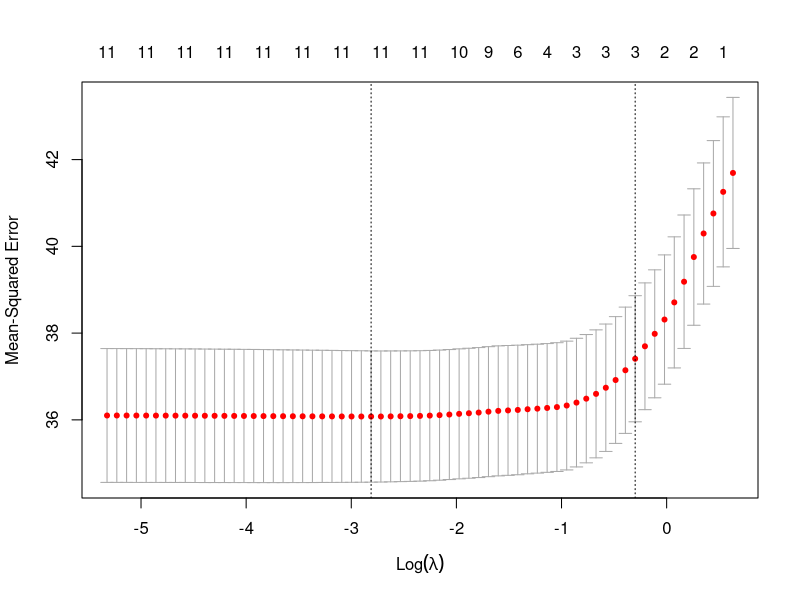
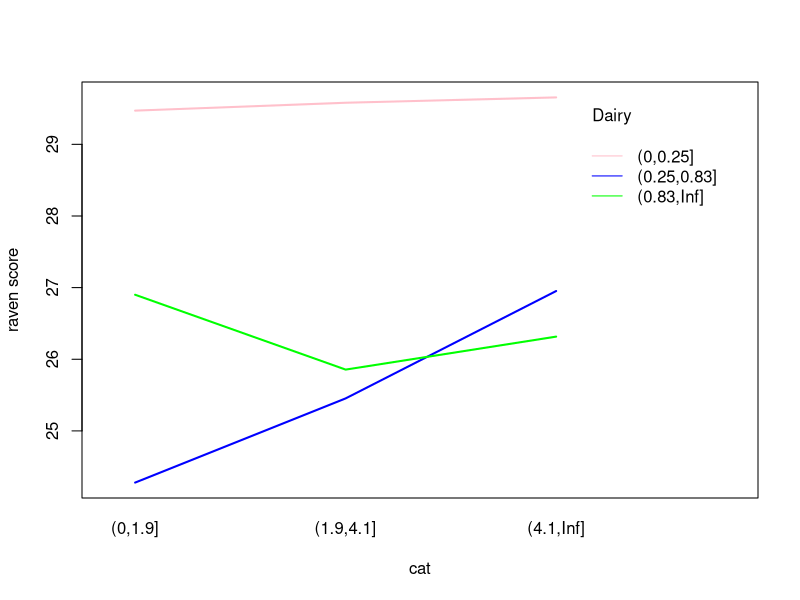
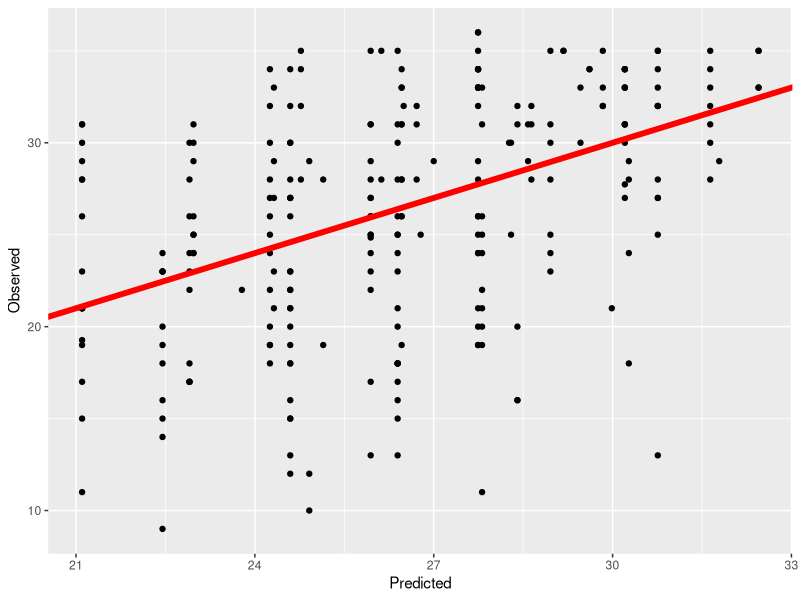
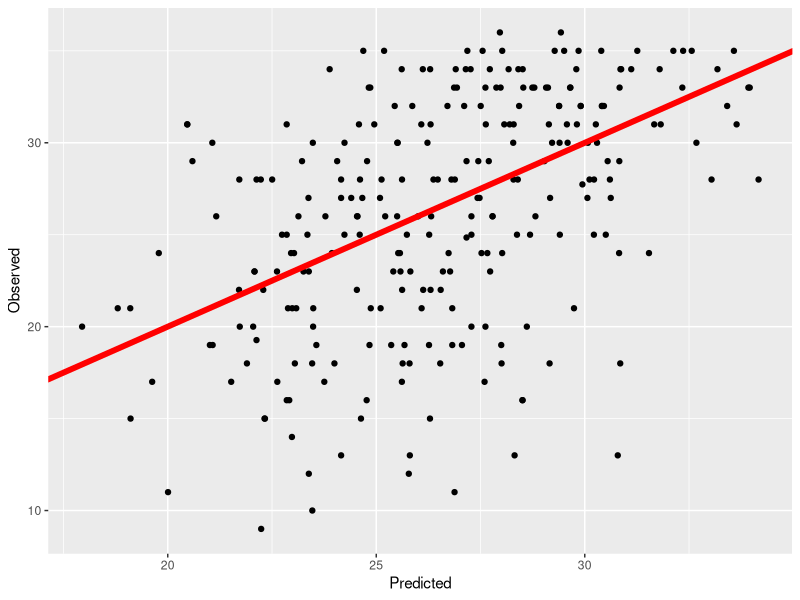
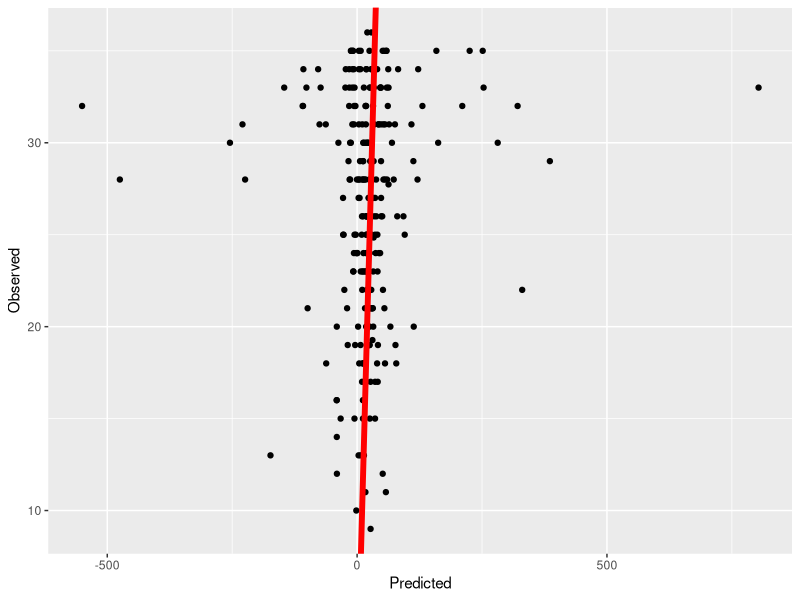
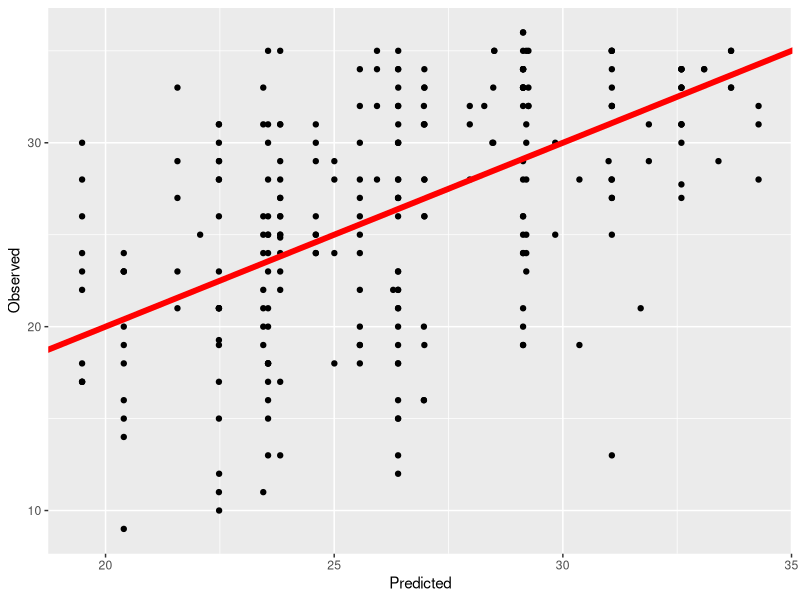

Write the R code that produced these figures, in order.
library(glmnet)
library(Metrics)
setwd("/Users/kazirahman/Library/CloudStorage/OneDrive-UniversityofWaterloo/3A/Stat331/Final Project")
#load in data
test_data<-read.csv("Data/test.csv")
data<-read.csv('Data/train.csv')
data<-subset(data, select = -c(X,ID) )
#Checking for Nans
nan_count <-sapply(data, function(data) sum(length(which(is.na(data)))))
nan_count <- data.frame(nan_count)
nan_count
preg<-read.csv('Data/preg_data.csv')

loc_preg<-c(names(preg))
#data for pregnancy variables under lifestyle family
preg_data<-data[loc_preg]
#splitting data into train and valid
train_val <- function(data) {
  library(caret)
  set.seed(331)
  random_sample <- createDataPartition(data$hs_correct_raven, p = 0.8, 
                                       list = FALSE)
  training_data  <- data[random_sample, ]
  validation_data <- data[-random_sample, ]
  list(train = training_data, validation = validation_data)
}
train_data<-train_val(preg_data)$train
validation_data<-train_val(preg_data)$validation
#we use train_data to do feature selection
set.seed(331)
#Lasso
x<-data.matrix(train_data[,c("e3_alcpreg_yn_None" , "h_cereal_preg_Ter" ,
                       "h_dairy_preg_Ter" ,   "h_fastfood_preg_Ter",
                       "h_fish_preg_Ter" ,    "h_folic_t1_None"   ,  
                       "h_fruit_preg_Ter"   , "h_legume_preg_Ter"  , 
                       "h_meat_preg_Ter" ,   
                       "h_pamod_t3_None" ,    "h_pavig_t3_None"  ,   
                       "h_veg_preg_Ter")])

cv_model <- cv.glmnet(x, train_data$hs_correct_raven, alpha = 1)
best_lambda <- cv_model$lambda.min
best_lambda

plot(cv_model) 

best_model <- glmnet(x, train_data$hs_correct_raven, alpha = 1, lambda = best_lambda)
coef(best_model)

test_cov_ind<-which(coef(best_model)==0)
excluding_var<-c()
for (i in test_cov_ind){
  excluding_var <- c(excluding_var, names(train_data[i]))
}
print("cov that we may exclude")
print(excluding_var)

##Models
#fitting the full model
lmfull <- lm(validation_data$hs_correct_raven ~ ., data=validation_data)
#fitting to a constant
lm<- lm(validation_data$hs_correct_raven ~ 1, data=validation_data)
#Lasso
lm_lasso<-lm(validation_data$hs_correct_raven~e3_alcpreg_yn_None+h_cereal_preg_Ter+
             h_dairy_preg_Ter +h_fastfood_preg_Ter+
             h_fish_preg_Ter+ h_folic_t1_None+ 
             h_fruit_preg_Ter+h_legume_preg_Ter+ 
             h_meat_preg_Ter+
             h_pamod_t3_None+h_pavig_t3_None,data = validation_data)
#step-wise

system.time({
  Mstep <- step(object = lm,
                scope = list(lower = lm, upper = lmfull), 
                direction = "both", trace = 1)
})
lm_stepwise<-lm(validation_data$hs_correct_raven ~ h_cereal_preg_Ter + h_fastfood_preg_Ter + 
                  h_legume_preg_Ter + h_folic_t1_None,data = validation_data)

#interactions
#lasso coeff
lm_lasso_inter<-lm(validation_data$hs_correct_raven~(e3_alcpreg_yn_None+h_cereal_preg_Ter+
               h_dairy_preg_Ter +h_fastfood_preg_Ter+
               h_fish_preg_Ter+ h_folic_t1_None+ 
               h_fruit_preg_Ter+h_legume_preg_Ter+ 
               h_meat_preg_Ter+
               h_pamod_t3_None+h_pavig_t3_None)^2,data = validation_data)
#stepwise
lm_stepwise_inter<-lm(validation_data$hs_correct_raven ~ (h_cereal_preg_Ter + h_fastfood_preg_Ter + 
                  h_legume_preg_Ter + h_folic_t1_None)^2,data = validation_data)

#comparing models
#figure out between lasso and step-wise
Rsquared_lasso<-summary(lm_lasso)$adj.r.squared
Rsquared_stepwise<-summary(lm_stepwise)$adj.r.squared
test_data<-subset(test_data, select = -c(X,ID) )
test_data<-test_data[loc_preg]

pred_lasso <- data.frame(actual=c(test_data$hs_correct_raven),
                   predicted=c(predict(lm_lasso, test_data, type="response")))


RMSE_lasso<-rmse(pred_lasso$actual, pred_lasso$predicted)



pred_step_wise <- data.frame(actual=c(test_data$hs_correct_raven),
                         predicted=c(predict(lm_stepwise, test_data, type="response")))


RMSE_stepwise<-rmse(pred_step_wise$actual, pred_step_wise$predicted)

################# Interactions ##############
#e3_alcpreg_yn_None+h_cereal_preg_Ter+
#  h_dairy_preg_Ter +h_fastfood_preg_Ter+
#  h_fish_preg_Ter+ h_folic_t1_None+ 
#  h_fruit_preg_Ter+h_legume_preg_Ter+ 
#  h_meat_preg_Ter+
#  h_pamod_t3_None+h_pavig_t3_None,data
pd_inter <- aov(data = preg_data, 
                hs_correct_raven~h_fastfood_preg_Ter*h_fish_preg_Ter)
summary(pd_inter)

interaction.plot(x.factor = preg_data$h_fish_preg_Ter, #x-axis variable
                 trace.factor = preg_data$h_fastfood_preg_Ter, #variable for lines
                 response = preg_data$hs_correct_raven, #y-axis variable
                 fun = mean, #metric to plot
                 ylab = "raven score",
                 xlab = "cat",
                 col = c("pink", "blue", "green",'black'),
                 lty = 1, #line type
                 lwd = 2, #line width
                 trace.label = "Dairy")

#cereal and dairy
#legume and cereal
#folic acid and fish
#pavig and pamod has interaction
#look into fruit and pamod
#pavig and fruots no interaction
#fish and meat no interaction
#fast food and meat maybe
#fast food and fish maybe



##################
#Adjusted R^2
summary(lmfull)$adj.r.squared
summary(lm_lasso)$adj.r.squared
summary(lm_stepwise)$adj.r.squared
summary(lm_lasso_inter)$adj.r.sqaured#highest R squared
summary(lm_stepwise_inter)$adj.r.squared
#AIC
AIC(lmfull)#highest AIC
AIC(lm_lasso)
AIC(lm_stepwise)
AIC(lm_lasso_inter)#lowest AIC
AIC(lm_stepwise_inter)
#BIC
BIC(lmfull)
BIC(lm_lasso)
BIC(lm_stepwise)#lowest
BIC(lm_lasso_inter)#highest BIC
BIC(lm_stepwise_inter)


##Prediction
test_data<-read.csv('Data/test.csv')
test_data<-subset(test_data, select = -c(X,ID) )
test_data<-test_data[loc_preg]

predict(lm_stepwise, test_data, type="response")
mean((test_data$hs_correct_raven-predict(lm_stepwise, test_data, type="response")
)^2)


data_mod <- data.frame(Predicted = predict(lm_stepwise, test_data, type="response"),  # Create data for ggplot2
                       Observed = test_data$hs_correct_raven)

ggplot(data_mod,                                     # Draw plot using ggplot2 package
       aes(x = Predicted,
           y = Observed)) +
  geom_point() +
  geom_abline(intercept = 0,
              slope = 1,
              color = "red",
              size = 2)

mean((test_data$hs_correct_raven - predict(lm_stepwise,test_data,type = "response")) ^ 2)

#32.26023


###
data_mod2 <- data.frame(Predicted = predict(lm_lasso,test_data,type = "response"),  # Create data for ggplot2
                       Observed = test_data$hs_correct_raven)

ggplot(data_mod2,                                     # Draw plot using ggplot2 package
       aes(x = Predicted,
           y = Observed)) +
  geom_point() +
  geom_abline(intercept = 0,
              slope = 1,
              color = "red",
              size = 2)

mean((test_data$hs_correct_raven - predict(lm_lasso,test_data,type = "response")) ^ 2)
#31.25184

####
data_mod3 <- data.frame(Predicted = predict(lm_lasso_inter,test_data,type = "response"),  # Create data for ggplot2
                        Observed = test_data$hs_correct_raven)

ggplot(data_mod3,                                     # Draw plot using ggplot2 package
       aes(x = Predicted,
           y = Observed)) +
  geom_point() +
  geom_abline(intercept = 0,
              slope = 1,
              color = "red",
              size = 2)
###
data_mod4 <- data.frame(Predicted = predict(lm_stepwise_inter,test_data,type = "response"),  # Create data for ggplot2
                        Observed = test_data$hs_correct_raven)

ggplot(data_mod4,                                     # Draw plot using ggplot2 package
       aes(x = Predicted,
           y = Observed)) +
  geom_point() +
  geom_abline(intercept = 0,
              slope = 1,
              color = "red",
              size = 2)
#55.99693
